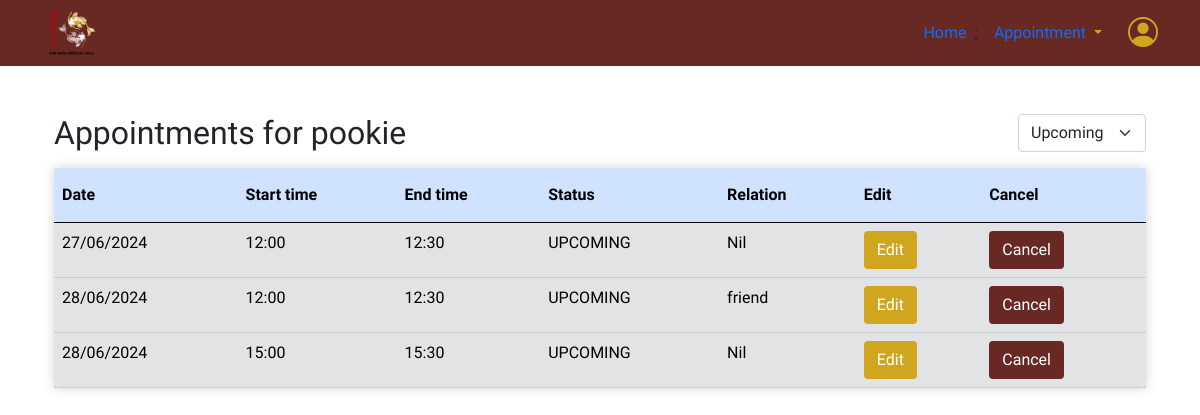
Before: /forms/viewappointment.php (signed in) with the older database file.
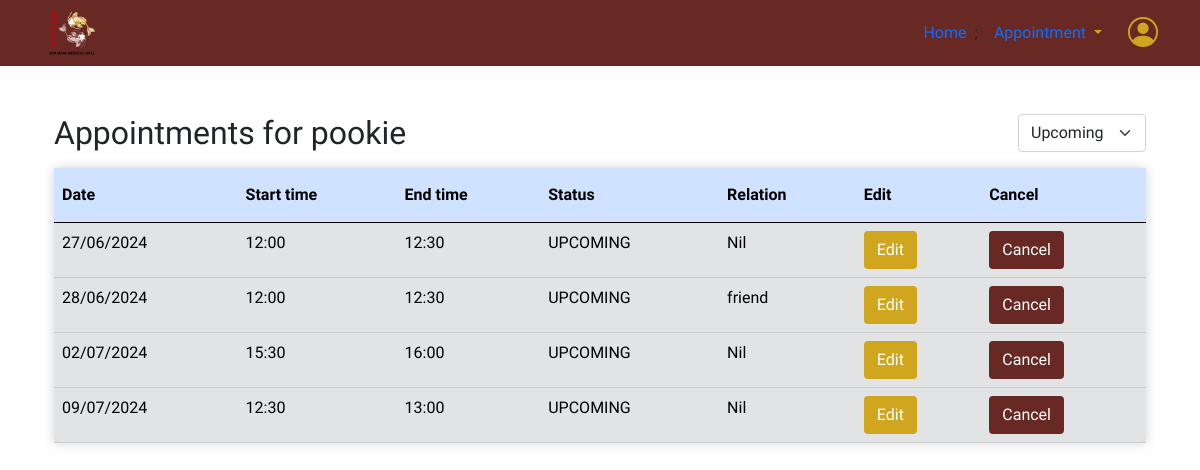
After: the same page with the newer database file.
### tables this page shows
CREATE TABLE `patient` (
  `patient_id` int(11) NOT NULL,
  `patient_name` varchar(255) NOT NULL,
  `patient_dob` date NOT NULL,
  `patient_phoneNo` int(11) NOT NULL,
  `patient_email` varchar(255) NOT NULL,
  `patient_password` varchar(255) NOT NULL,
  `patient_status` varchar(45) NOT NULL DEFAULT 'NEW',
  `last_updated_by` varchar(255) NOT NULL,
  `last_updated_datetime` datetime NOT NULL,
  `payment_status` varchar(45) NOT NULL,
  `amount_payable` float NOT NULL DEFAULT 0,
  `is_verified` tinyint(1) NOT NULL DEFAULT 0
);

CREATE TABLE `appointment` (
  `appointment_id` int(11) NOT NULL,
  `appointment_date` date NOT NULL,
  `appointment_start_time` time NOT NULL,
  `appointment_end_time` time NOT NULL,
  `appointment_status` varchar(45) NOT NULL DEFAULT 'UPCOMING',
  `booked_by` varchar(255) NOT NULL,
  `booked_datetime` datetime NOT NULL,
  `patient_id` int(11) NOT NULL,
  `queue_no` int(11) NOT NULL,
  `appointment_remarks` varchar(255) DEFAULT NULL
);

CREATE TABLE `relation` (
  `relation_id` int(11) NOT NULL,
  `relation_name` varchar(255) NOT NULL,
  `appointment_id` int(11) NOT NULL
);

### forms/viewappointment.php (the view, shortened to what this page needs)
<?php
include "../db_connect.php";
$patient_id = $_SESSION['patient_id'];
$query = "SELECT patient_name FROM patient WHERE patient_id = ?";
$stmt = $conn->prepare($query);
$stmt->bind_param("i", $patient_id);
$stmt->execute();
$stmt->bind_result($patient_name);
$status = isset($_GET['status']) ? $_GET['status'] : 'UPCOMING';
$query = "SELECT a.appointment_id, a.appointment_date, TIME_FORMAT(a.appointment_start_time, '%H:%i') AS formatted_start_time, TIME_FORMAT(a.appointment_end_time, '%H:%i') AS formatted_end_time, a.appointment_status, r.relation_name FROM appointment a LEFT JOIN relation r ON a.appointment_id = r.appointment_id WHERE a.patient_id = ? AND a.appointment_status = ? ORDER BY a.appointment_date";
$stmt = $conn->prepare($query);
$stmt->bind_param("is", $patient_id, $status);
$stmt->execute();
$result = $stmt->get_result();
$appointments = [];
while ($row = $result->fetch_assoc()) {
    $appointments[] = $row;
}
?>
<!DOCTYPE html>
<html>
<head>
    <?php include '../links.php'; ?>
    <link rel="stylesheet" href="../style.css" />
    <link href="https://cdn.jsdelivr.net/npm/bootstrap@5.0.2/dist/css/bootstrap.min.css" rel="stylesheet">
</head>
<body>
    <?php include '../navbar.php'; ?>
    <div class="container mt-5">
        <div class="container mt-3">
            <?php if (count($appointments) === 0) { ?>
                <div class="d-flex justify-content-center align-items-center" style="height: 200px;">
                    <h3>There are no appointments to be displayed.</h3>
                </div>
                <div class="d-flex justify-content-center align-items-center">
                    <?php if (isset($_GET['status'])) { ?>
                        <a href="viewappointment.php" class="btn back-btn" style="width: 100px;">Back</a>
                    <?php } else { ?>
                        <a href="../P_index.php" class="btn back-btn" style="width: 100px;">Back</a>
                    <?php } ?>
                </div>
            <?php } else { ?>
                <div class="table-header-row">
                    <h2 class="table-header-title">Appointments for <?php echo $patient_name; ?></h2>
                    <div class="filter-dropdown">
                        <select class="form-select" id="filterStatus" onchange="filterAppointments()">
                            <option value="UPCOMING" <?php echo (!isset($_GET['status']) || $_GET['status'] == 'UPCOMING') ? 'selected' : ''; ?>>Upcoming</option>
                        </select>
                    </div>
                </div>
                <table class="table table-hover table-secondary mt-3">
                    <thead class="table-primary">
                        <tr>
                            <th>Date</th>
                            <th>Start time</th>
                            <th>End time</th>
                            <th>Status</th>
                            <th>Relation</th>
                            <?php if (isset($patient_id)) { ?>
                                <th>Edit</th>
                                <th>Cancel</th>
                            <?php } ?>
                        </tr>
                    </thead>
                    <?php foreach ($appointments as $apptData) {
                        $appt_id = $apptData['appointment_id'];
                        $appt_date = $apptData['appointment_date'];
                        $appt_start_time = $apptData['formatted_start_time'];
                        $appt_end_time = $apptData['formatted_end_time'];
                        $appt_status = $apptData['appointment_status'];
                        $relation_name = $apptData['relation_name'] ? $apptData['relation_name'] : 'Nil';
                    ?>
                        <tr>
                            <td><?php echo date('d/m/Y', strtotime($appt_date)); ?></td>
                            <td><?php echo $appt_start_time; ?></td>
                            <td><?php echo $appt_end_time; ?></td>
                            <td><?php echo $appt_status; ?></td>
                            <td><?php echo htmlspecialchars($relation_name); ?></td>
                            <?php if (isset($patient_id)) { ?>
                                <td>
                                    <form action="editbooking.php" method="post" onsubmit="return handleEdit('<?php echo $appt_date; ?>')">
                                        <button type="submit" class="btn btn-edit" name="edit" <?php echo ($appt_status === 'CANCELLED' || $appt_status === 'COMPLETED') ? 'disabled' : ''; ?>>Edit</button>
                                    </form>
                                </td>
                                <td>
                                    <button type="button" class="btn btn-cancel" onclick="updateModalContent('<?php echo $appt_date; ?>', '<?php echo $appt_start_time; ?>', '<?php echo $appt_end_time; ?>', '<?php echo $appt_id; ?>')" <?php echo ($appt_status === 'CANCELLED' || $appt_status === 'COMPLETED') ? 'disabled' : ''; ?>>Cancel</button>
                                </td>
                            <?php } ?>
                        </tr>
                    <?php } ?>
                </table>
            <?php } ?>
        </div>
    </div>
</body>
</html>

### links.php (shortened to what this page needs)
<?php
echo '
<link href="https://cdn.jsdelivr.net/npm/bootstrap@5.0.2/dist/css/bootstrap.min.css" rel="stylesheet">
<script src="https://cdn.jsdelivr.net/npm/bootstrap@5.0.2/dist/js/bootstrap.bundle.min.js"></script>
<link rel="preconnect" href="https://fonts.googleapis.com">
<link rel="preconnect" href="https://fonts.gstatic.com" crossorigin>
<link href="https://fonts.googleapis.com/css2?family=Raleway:ital,wght@0,100..900;1,100..900&display=swap" rel="stylesheet">
<link rel="stylesheet" href="https://cdn.jsdelivr.net/npm/bootstrap-icons@1.11.3/font/bootstrap-icons.min.css">
<link rel="stylesheet" href="https://cdnjs.cloudflare.com/ajax/libs/font-awesome/6.5.2/css/all.min.css">
<script src="https://ajax.googleapis.com/ajax/libs/jquery/3.5.1/jquery.min.js"></script>
<link rel="stylesheet" href="https://code.jquery.com/ui/1.12.1/themes/base/jquery-ui.css">
<script src="//cdnjs.cloudflare.com/ajax/libs/timepicker/1.3.5/jquery.timepicker.min.js"></script>
<link rel="stylesheet" href="//cdnjs.cloudflare.com/ajax/libs/timepicker/1.3.5/jquery.timepicker.min.css">
<script src="https://code.jquery.com/ui/1.12.1/jquery-ui.js"></script>
';

### navbar.php
<?php
echo '
<nav class="navbar navbar-expand-lg">
    <div class="container"> ' ?>
    <?php if (!isset($_SESSION["patient_id"])) { ?>
        <a class="navbar-brand" href="../index.php">
        <img src="../svg/logo.svg" alt="Logo" class="navbar-logo">
        </a>
        <?php } else { ?>
        <a class="navbar-brand" href="../P_index.php">
        <img src="../svg/logo.svg" alt="Logo" class="navbar-logo">
        </a>
        <?php } ?>
        <?php echo '
        <button class="navbar-toggler" type="button" data-bs-toggle="collapse" data-bs-target="#navbarMenu" aria-controls="navbarSupportedContent" aria-expanded="false" aria-label="Toggle navigation">
            <i class="bi bi-list"></i>
        </button>
        <div class="collapse navbar-collapse" id="navbarMenu">
            <ul class="navbar-nav ms-auto">' ?>
            <?php if (!isset($_SESSION["patient_id"])) { ?>
                <li class="nav-item">
                    <a class="nav-link active" aria-current="page" href="../index.php">Home</a>
                </li>
                <li class="nav-item">
                    <a class="nav-link" href="#about">About</a>
                </li>
                <li class="nav-item">
                    <a class="nav-link" href="#services">Services</a>
                </li>
                <li class="nav-item">
                    <a class="nav-link" href="#contact">Contact</a>
                </li>
<?php } else { ?>
                <li class="nav-item">
                    <a class="nav-link" aria-current="page" href="../P_index.php">Home</a>
                </li>
<?php } ?>
<?php echo '
            </ul>; ' ?>
<?php
if (isset($_SESSION['patient_id'])) {
    echo '
        <div class="nav-item dropdown">
                <a class="nav-link dropdown-toggle" id="userDropdown" role="button" data-bs-toggle="dropdown" aria-expanded="false">
                Appointment
                </a>
            <ul class="dropdown-menu" aria-labelledby="apptDropdown">
                <li><a class="dropdown-item" href="forms/booking.php">Book Appointment</a></li>
                <li><hr class="dropdown-divider"></li>
                <li><a class="dropdown-item" href="forms/viewappointment.php">View Appointment</a></li>
            </ul>
        </div>
        <div class="nav-item dropdown">
            <a class="nav-linkdropdown-toggle" href="#" id="userDropdown" role="button" data-bs-toggle="dropdown" aria-expanded="false">
                <i class="bi bi-person-circle"></i>
            </a>
            <ul class="dropdown-menu" aria-labelledby="userDropdown">
                <li><a class="dropdown-item" href="forms/editprofile.php">Edit Profile</a></li>
                <li><hr class="dropdown-divider"></li>
                <li><a class="dropdown-item" href="forms/changepassword.php">Change Password</a></li>
                <li><hr class="dropdown-divider"></li>
                <li><a class="dropdown-item" href="forms/loggedOutSuccessful.php">Logout</a></li>
            </ul>
        </div>';
} else {
    echo '<ul class="nav navbar-nav">
            <a class="btn sign-up-btn" href="register.php" role="button">Sign Up</a>
            <a class="btn login-btn" href="login.php" role="button">Login</a>
          </ul>';
}
echo '    </div>
    </div>
</nav>';
?>

### style.css (style rules this page uses)
* { margin: 0; padding: 0; box-sizing: border-box; font-family: "Raleway", sans-serif; }
nav { background-color: #682924; }
.navbar-brand { color: #f9f9f9; font-size: 24px; font-weight: 600; height: 50px; }
.nav-link { color: #f9f9f9; font-size: 16px; font-weight: 500; text-decoration: none; }
.bi-person-circle { font-size: 30px; margin-left: 10px; margin-top: 5px; color: #CFA61E; }
.dropdown-toggle { color: #f9f9f9; font-size: 16px; font-weight: 500; }
.dropdown-toggle::after { color: #CFA61E; }
.navbar-logo { width: 100px; height: 100px; transform: translateY(-30px); margin-left: -20px; }
.table { width: 100%; border-collapse: collapse; box-shadow: 0 0 10px rgba(71, 70, 70, 0.24); }
.table th { font-size: 16px; font-weight: 700; }
.table tr { font-size: 600; }
.table tr td { font-size: 16px; }
.table tr:nth-child(even) { background-color: #f9f9f9; }
.table tr th { padding-top: 15px; padding-bottom: 15px; }

### forms/viewappointment.php (style rules this page uses)
.btn-edit { background-color: #CFA61E; color: #fff; }
.btn-cancel { background-color: #682924; color: #fff; }
.table-header-row { display: flex; align-items: center; justify-content: space-between; }
.table-header-title { margin: 0; }
.filter-dropdown { margin-left: 20px; }

Changed rows visible on the page:
changed appointment (number 2 of 3 on the later page): appointment_date "28/06/2024" → "02/07/2024"; appt_start_time "15:00" → "15:30"; appt_end_time "15:30" → "16:00"
added appointment: appointment_date "09/07/2024", appt_start_time "12:30", appt_end_time "13:00", appointment_status "UPCOMING", relation_name "Nil"
